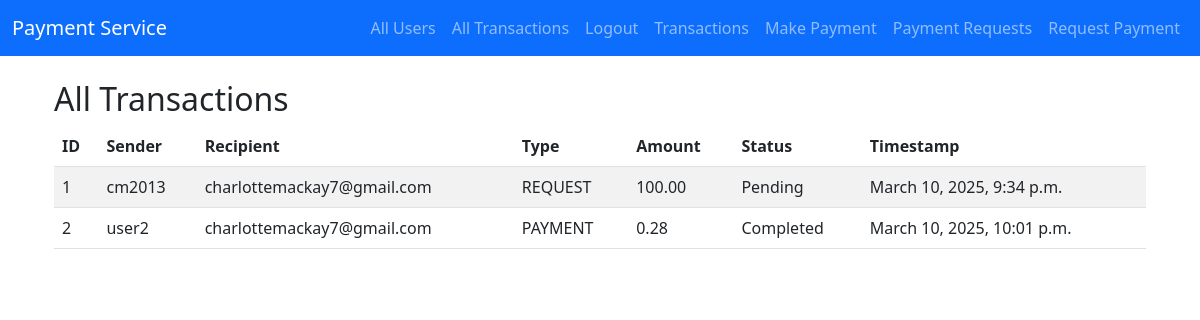
Before: /webapps2025/admin/transactions/ (signed in) with the older database file.
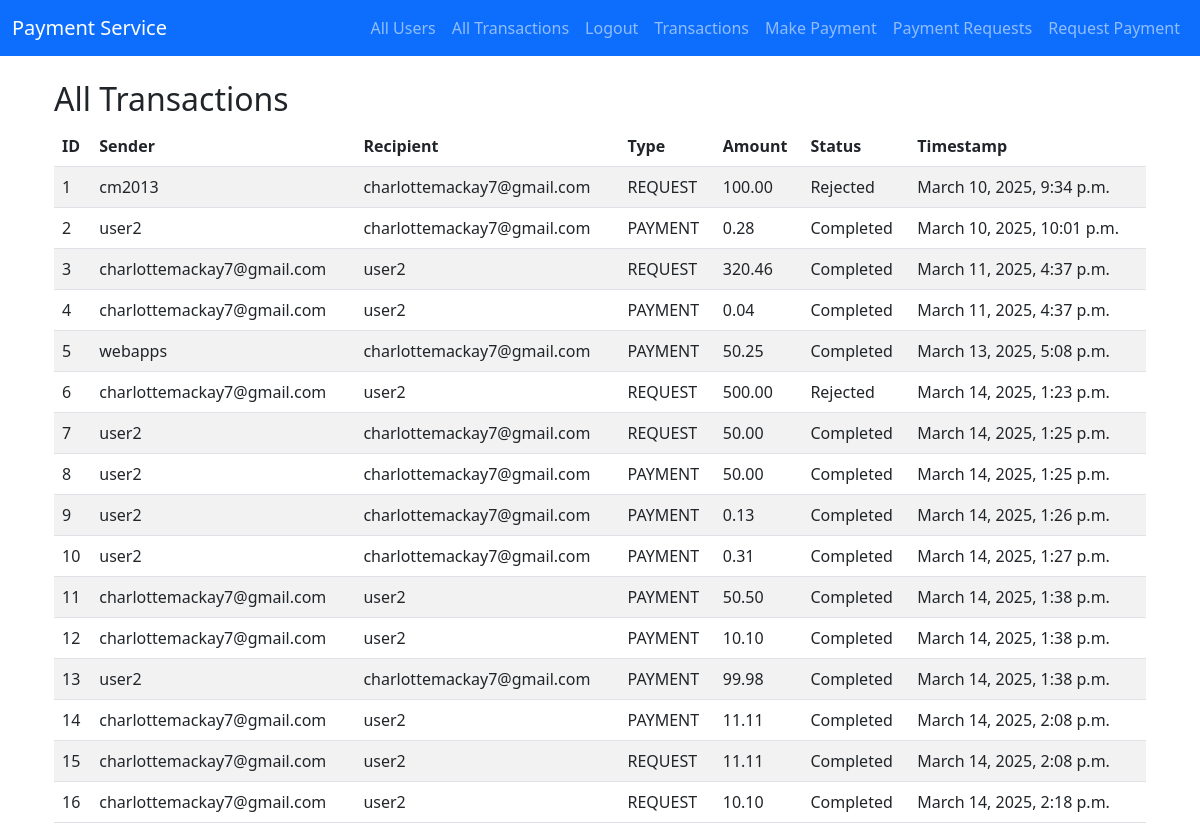
After: the same page with the newer database file.
### payapp/models.py (models this page shows, shortened)
class Transaction(models.Model):
    TRANSACTION_TYPE_CHOICES = [
        ('PAYMENT', 'Payment'),
        ('REQUEST', 'Request'),
    ]
    sender = models.ForeignKey(
        settings.AUTH_USER_MODEL,
        on_delete=models.CASCADE,
        related_name='sent_transactions'
    )
    recipient = models.ForeignKey(
        settings.AUTH_USER_MODEL,
        on_delete=models.CASCADE,
        related_name='received_transactions'
    )
    transaction_type = models.CharField(max_length=8, choices=TRANSACTION_TYPE_CHOICES, default='PAYMENT')
    amount = models.DecimalField(max_digits=10, decimal_places=2)
    timestamp = models.DateTimeField(auto_now_add=True)
    remote_timestamp = models.CharField(max_length=50, null=True, blank=True)
    status = models.CharField(
        max_length=10,
        choices=[('Pending', 'Pending'), ('Completed', 'Completed'), ('Rejected', 'Rejected')],
        default='Pending'
    )

### register/models.py (models this page shows, shortened)
class CustomUser(AbstractUser):
    CURRENCY_CHOICES = [
        ('GBP', 'Pounds'),
        ('USD', 'US Dollars'),
        ('EUR', 'Euros'),
    ]
    currency = models.CharField(max_length=3, choices=CURRENCY_CHOICES, default='GBP')
    balance = models.DecimalField(max_digits=10, decimal_places=2, default=Decimal('750.00'))

### payapp/views.py (the view)
# urls.py: path('webapps2025/admin/transactions/', admin_transactions, name='admin_transactions'),
@user_passes_test(is_staff_check)
def admin_transactions(request):
    all_txs = Transaction.objects.all()
    return render(request, 'admin_transactions.html', {'transactions': all_txs})

### payapp/views.py (called while the page is built)
def is_staff_check(user):
    return user.is_staff or user.is_superuser

### templates/admin_transactions.html (shortened to what this page needs)
{% extends "base.html" %}
{% block content %}
    <div class="container mt-4">
        <h2>All Transactions</h2>
        <table class="table table-striped">
            <thead>
            <tr>
                <th>ID</th>
                <th>Sender</th>
                <th>Recipient</th>
                <th>Type</th>
                <th>Amount</th>
                <th>Status</th>
                <th>Timestamp</th>
            </tr>
            </thead>
            <tbody>
            {% for t in transactions %}
                <tr>
                    <td>{{ t.id }}</td>
                    <td>{{ t.sender.username }}</td>
                    <td>{{ t.recipient.username }}</td>
                    <td>{{ t.transaction_type }}</td>
                    <td>{{ t.amount }}</td>
                    <td>{{ t.status }}</td>
                    <td>{{ t.timestamp }}</td>
                </tr>
            {% empty %}
                <tr>
                    <td colspan="7">No transactions found.</td>
                </tr>
            {% endfor %}
            </tbody>
        </table>
    </div>
{% endblock %}

Changed rows visible on the page:
changed Transaction "March 10, 2025, 9:34 p.m.": status "Pending" → "Rejected"
added Transaction: id "3", sender.username "charlottemackay7@gmail.com", recipient.username "user2", transaction_type "REQUEST", amount "320.46", status "Completed", timestamp "March 11, 2025, 4:37 p.m."
added Transaction: id "4", sender.username "charlottemackay7@gmail.com", recipient.username "user2", transaction_type "PAYMENT", amount "0.04", status "Completed", timestamp "March 11, 2025, 4:37 p.m."
added Transaction: id "5", sender.username "webapps", recipient.username "charlottemackay7@gmail.com", transaction_type "PAYMENT", amount "50.25", status "Completed", timestamp "March 13, 2025, 5:08 p.m."
added Transaction: id "6", sender.username "charlottemackay7@gmail.com", recipient.username "user2", transaction_type "REQUEST", amount "500.00", status "Rejected", timestamp "March 14, 2025, 1:23 p.m."
added Transaction: id "7", sender.username "user2", recipient.username "charlottemackay7@gmail.com", transaction_type "REQUEST", amount "50.00", status "Completed", timestamp "March 14, 2025, 1:25 p.m."
added Transaction: id "8", sender.username "user2", recipient.username "charlottemackay7@gmail.com", transaction_type "PAYMENT", amount "50.00", status "Completed", timestamp "March 14, 2025, 1:25 p.m."
added Transaction: id "9", sender.username "user2", recipient.username "charlottemackay7@gmail.com", transaction_type "PAYMENT", amount "0.13", status "Completed", timestamp "March 14, 2025, 1:26 p.m."
added Transaction: id "10", sender.username "user2", recipient.username "charlottemackay7@gmail.com", transaction_type "PAYMENT", amount "0.31", status "Completed", timestamp "March 14, 2025, 1:27 p.m."
added Transaction: id "11", sender.username "charlottemackay7@gmail.com", recipient.username "user2", transaction_type "PAYMENT", amount "50.50", status "Completed", timestamp "March 14, 2025, 1:38 p.m."
added Transaction: id "12", sender.username "charlottemackay7@gmail.com", recipient.username "user2", transaction_type "PAYMENT", amount "10.10", status "Completed", timestamp "March 14, 2025, 1:38 p.m."
added Transaction: id "13", sender.username "user2", recipient.username "charlottemackay7@gmail.com", transaction_type "PAYMENT", amount "99.98", status "Completed", timestamp "March 14, 2025, 1:38 p.m."
added Transaction: id "14", sender.username "charlottemackay7@gmail.com", recipient.username "user2", transaction_type "PAYMENT", amount "11.11", status "Completed", timestamp "March 14, 2025, 2:08 p.m."
added Transaction: id "15", sender.username "charlottemackay7@gmail.com", recipient.username "user2", transaction_type "REQUEST", amount "11.11", status "Completed", timestamp "March 14, 2025, 2:08 p.m."
added Transaction: id "16", sender.username "charlottemackay7@gmail.com", recipient.username "user2", transaction_type "REQUEST", amount "10.10", status "Completed", timestamp "March 14, 2025, 2:18 p.m."
